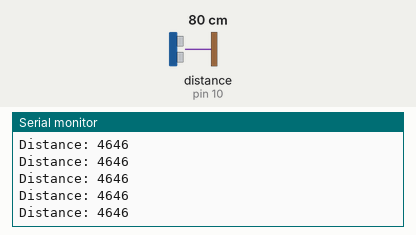
Bench run of a sketch on a simulated Arduino Uno, built with avr-gcc and run on an emulated ATmega328P. On the bench: the last lines printed to the serial monitor. Wiring (inferred from the names in the program): ultrasonic range finder: trigger pin 11; echo pin 10. The inputs (shaded band) are chosen by the test bench; at power-on: distance to the obstacle (sensor on pin 10) 80 cm. The echo pulse lasts 58.3 µs per cm.

Above: at 1.2 s.
1.3 s: distance to the obstacle (sensor on pin 10) set to 2 cm
At 2.2 s:
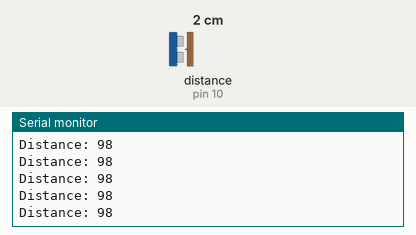
4.3 s: distance to the obstacle (sensor on pin 10) set to 18 cm
At 5.1 s:
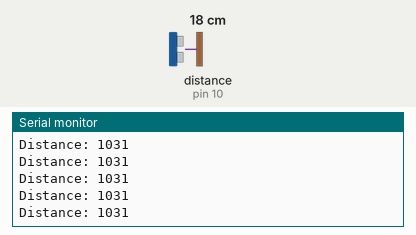
7.3 s: distance to the obstacle (sensor on pin 10) set to 4 cm
At 8.0 s:
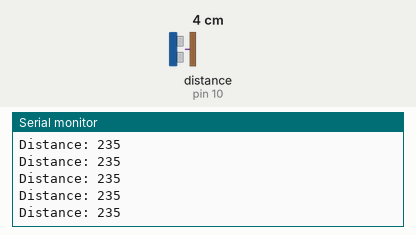
Timing chart, 0 to 10.3 s (numbered marks = the images above; inputs shaded):
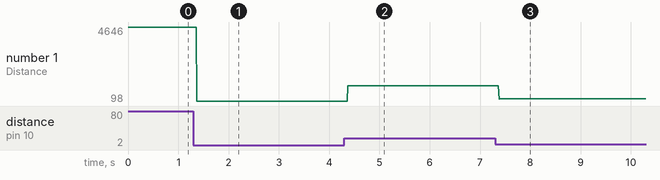

Measured:
- after the input at 1.3 s, the serial monitor: prints a new line after 0.07 s (image 1)
- after the input at 4.3 s, the serial monitor: prints a new line after 0.07 s (image 2)
- after the input at 7.3 s, the serial monitor: prints a new line after 0.08 s (image 3)
- plotted number 1: 4646 → 98 after the input at 1.3 s, 98 → 1031 after the input at 4.3 s, 1031 → 235 after the input at 7.3 s

The sketch:

ultrasonic_test.ino
```cpp
/*
 * Ultrasonic Sensor interfacing with ROS
 * This program assumes that the speed of sound in my basement is roughly 343 m/s or 0.0343 cm/us
 *
 * By Sam Lovett
 * Started: 5/5/2020
 * Completed: 5/5/2020
 */

//Definition of pin numbers
const int trigPin = 11;
const int echoPin = 10;

//Definition of variables
long pulseLength;
long publishTimer;
double distance;


void setup() {
  //Set baud rate and initialize pins
  Serial.begin(9600);
  pinMode(trigPin, OUTPUT);
  pinMode(echoPin, INPUT);
}


void loop() {

  if(millis()> publishTimer){

    //Resets trigPin
    digitalWrite(trigPin, LOW);
    delayMicroseconds(2);

    //Sends out ultrasonic pulse
    digitalWrite(trigPin, HIGH);
    delayMicroseconds(2);
    digitalWrite(trigPin, LOW);

    //Records the length of time of the pulse in order to calculate the distance
    pulseLength = pulseIn(echoPin, HIGH);

    //Calculates the distance in cm
    distance = pulseLength*0.034/2;

    Serial.print("Distance: ");
    Serial.print(pulseLength);
    Serial.println();


  }


}
```
